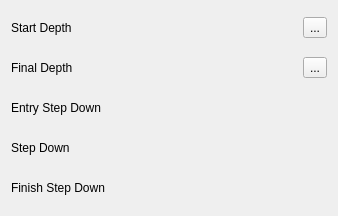
<?xml version="1.0" encoding="UTF-8"?>
<ui version="4.0">
 <class>Form</class>
 <widget class="QWidget" name="Form">
  <property name="enabled">
   <bool>true</bool>
  </property>
  <property name="geometry">
   <rect>
    <x>0</x>
    <y>0</y>
    <width>338</width>
    <height>194</height>
   </rect>
  </property>
  <property name="windowTitle">
   <string notr="true">Form</string>
  </property>
  <property name="windowIcon">
   <iconset resource="../Path.qrc">
    <normaloff>:/icons/CAM_Depths.svg</normaloff>:/icons/CAM_Depths.svg</iconset>
  </property>
  <layout class="QGridLayout" name="gridLayout">
   <item row="0" column="0" colspan="2">
    <widget class="QLabel" name="startDepthLabel">
     <property name="minimumSize">
      <size>
       <width>0</width>
       <height>34</height>
      </size>
     </property>
     <property name="maximumSize">
      <size>
       <width>16777215</width>
       <height>34</height>
      </size>
     </property>
     <property name="text">
      <string>Start Depth</string>
     </property>
    </widget>
   </item>
   <item row="0" column="2">
    <widget class="Gui::QuantitySpinBox" name="startDepth">
     <property name="toolTip">
      <string>Start Depth of the operation. The highest point in Z-axis the operation needs to process.</string>
     </property>
     <property name="minimum" stdset="0">
      <double>-999999999.000000000000000</double>
     </property>
     <property name="maximum" stdset="0">
      <double>999999999.000000000000000</double>
     </property>
    </widget>
   </item>
   <item row="0" column="3">
    <widget class="QToolButton" name="startDepthSet">
     <property name="toolTip">
      <string>Transfer the Z value of the selected feature as the Start Depth for the operation.</string>
     </property>
     <property name="text">
      <string notr="true">...</string>
     </property>
     <property name="icon">
      <iconset>
       <normaloff>:/icons/button_left.svg</normaloff>:/icons/button_left.svg</iconset>
     </property>
    </widget>
   </item>
   <item row="1" column="0" colspan="2">
    <widget class="QLabel" name="finalDepthLabel">
     <property name="minimumSize">
      <size>
       <width>0</width>
       <height>34</height>
      </size>
     </property>
     <property name="maximumSize">
      <size>
       <width>16777215</width>
       <height>34</height>
      </size>
     </property>
     <property name="text">
      <string>Final Depth</string>
     </property>
    </widget>
   </item>
   <item row="1" column="2">
    <widget class="Gui::QuantitySpinBox" name="finalDepth">
     <property name="toolTip">
      <string>The depth of the operation which corresponds to the lowest value in Z-axis the operation needs to process.</string>
     </property>
     <property name="minimum" stdset="0">
      <double>-999999999.000000000000000</double>
     </property>
     <property name="maximum" stdset="0">
      <double>999999999.000000000000000</double>
     </property>
    </widget>
   </item>
   <item row="1" column="3">
    <widget class="QToolButton" name="finalDepthSet">
     <property name="toolTip">
      <string>Transfer the Z value of the selected feature as the Final Depth for the operation.</string>
     </property>
     <property name="text">
      <string notr="true">...</string>
     </property>
     <property name="icon">
      <iconset>
       <normaloff>:/icons/button_left.svg</normaloff>:/icons/button_left.svg</iconset>
     </property>
    </widget>
   </item>
   <item row="2" column="0" colspan="2">
     <widget class="QLabel" name="entryDepthLabel">
       <property name="minimumSize">
         <size>
           <width>0</width>
           <height>34</height>
         </size>
       </property>
       <property name="maximumSize">
         <size>
           <width>16777215</width>
           <height>34</height>
         </size>
       </property>
       <property name="text">
         <string>Entry Step Down</string>
       </property>
     </widget>
   </item>
   <item row="2" column="2">
     <widget class="Gui::QuantitySpinBox" name="entryDepth">
       <property name="toolTip">
         <string>Depth of the entry cut of the operation. Can be used to produce a cleaner top surface.</string>
       </property>
       <property name="minimum" stdset="0">
         <double>-999999999.000000000000000</double>
       </property>
       <property name="maximum" stdset="0">
         <double>999999999.000000000000000</double>
       </property>
     </widget>
   </item>
   <item row="3" column="0">
    <widget class="QLabel" name="stepDownLabel">
     <property name="minimumSize">
      <size>
       <width>0</width>
       <height>34</height>
      </size>
     </property>
     <property name="maximumSize">
      <size>
       <width>16777215</width>
       <height>34</height>
      </size>
     </property>
     <property name="text">
      <string>Step Down</string>
     </property>
    </widget>
   </item>
   <item row="3" column="2">
    <widget class="Gui::QuantitySpinBox" name="stepDown">
     <property name="toolTip">
      <string>The depth in Z-axis the operation moves downwards between layers. This value depends on the tool being used, the material to be cut, available cooling and many other factors. Please consult the tool manufacturers data sheets for the proper value.</string>
     </property>
     <property name="minimum" stdset="0">
      <double>-999999999.000000000000000</double>
     </property>
     <property name="maximum" stdset="0">
      <double>999999999.000000000000000</double>
     </property>
    </widget>
   </item>
   <item row="4" column="0" colspan="2">
     <widget class="QLabel" name="finishDepthLabel">
       <property name="minimumSize">
         <size>
           <width>0</width>
           <height>34</height>
         </size>
       </property>
       <property name="maximumSize">
         <size>
           <width>16777215</width>
           <height>34</height>
         </size>
       </property>
       <property name="text">
         <string>Finish Step Down</string>
       </property>
     </widget>
   </item>
   <item row="4" column="2">
     <widget class="Gui::QuantitySpinBox" name="finishDepth">
       <property name="toolTip">
         <string>Depth of the final cut of the operation. Can be used to produce a cleaner finish.</string>
       </property>
       <property name="minimum" stdset="0">
         <double>-999999999.000000000000000</double>
       </property>
       <property name="maximum" stdset="0">
         <double>999999999.000000000000000</double>
       </property>
     </widget>
   </item>
   <item row="7" column="1">
    <spacer name="verticalSpacer">
     <property name="orientation">
      <enum>Qt::Vertical</enum>
     </property>
     <property name="sizeHint" stdset="0">
      <size>
       <width>20</width>
       <height>40</height>
      </size>
     </property>
    </spacer>
   </item>
   </layout>
 </widget>
 <customwidgets>
  <customwidget>
   <class>Gui::QuantitySpinBox</class>
   <extends>QWidget</extends>
   <header>Gui/QuantitySpinBox.h</header>
  </customwidget>
 </customwidgets>
 <tabstops>
  <tabstop>startDepth</tabstop>
  <tabstop>finalDepth</tabstop>
  <tabstop>startDepthSet</tabstop>
  <tabstop>finalDepthSet</tabstop>
 </tabstops>
 <resources>
  <include location="../Path.qrc"/>
 </resources>
 <connections/>
</ui>
